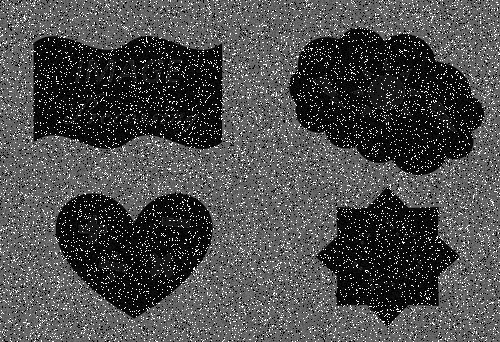
%> input picture image processing HW/problem3.bmp, 500 x 342 px
$ octave HW133.m   (GNU Octave 9; MATLAB toolbox functions it lacks are replaced by stand-ins)
%> lines starting %> are read from the running program, lines starting %| are printed output that depends on the picture
clear all; clc;%清空%
p=imread('Problem3.bmp');
%> p is the input picture: size 342x500 uint8; min 0, max 255, mean 76
q=imread('Problem3.bmp');
p=im2double(p)*256;
%> p: size 342x500 double
q=double(q);

%--------3X3---------%
[m n]=size(p);
%> m = 342; n = 500
[mm nn]=size(q);
%> mm = 342; nn = 500
aa=3;
bb=3;
aaa=(aa-1)/2;
bbb=(bb-1)/2;
 %--增加上下左右window數--%
row=zeros(aaa,n);
col=zeros(m+2*aaa,bbb);
p=[row;p(1:end,:)];
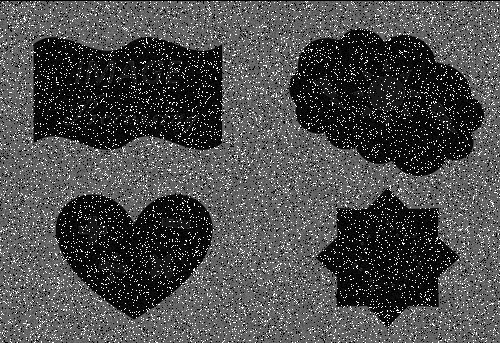
%> p: size 343x500 double; min 0, max 256, mean 76; drawn with min black and max white
p=[p(1:end,:);row];
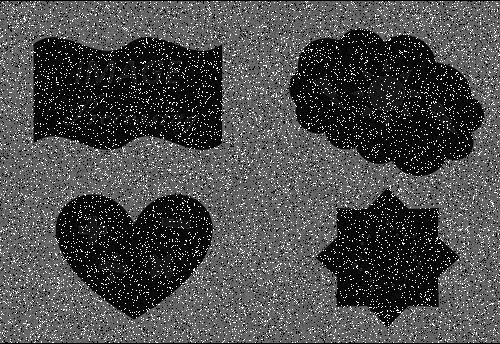
%> p: size 344x500 double; min 0, max 256, mean 75.8; drawn with min black and max white
p=[col,p(:,1:end),col];
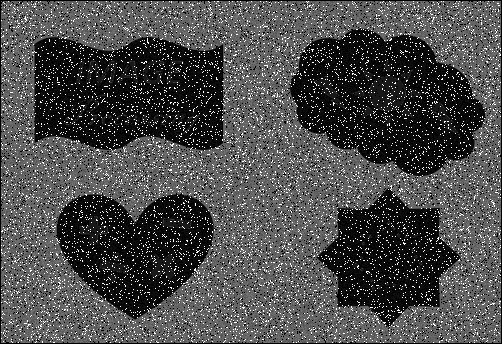
%> p: size 344x502 double; min 0, max 256, mean 75.5; drawn with min black and max white
[m n]=size(p);
%> m = 344; n = 502
%------------------%
mg=sum(sum(q))/(mm*nn);                  %整體平均值
%> mg = 75.97
%og=(sum(sum((q-mg).^2))/(mm*nn))^0.5   %整體標準差
og=std(q(:));
%> og = 67.29
E=6.0;
k0=4.75;   %0.6 0.15 0.7
k1=0.15;
k2=10;
k6=0;
for a=1+aaa:m-aaa
    for b=1+bbb:n-bbb
        idx=find(p(a-aaa:a+aaa,b-bbb:b+bbb)~=0);
        if (a-aaa)>aaa && (b-bbb)>bbb && (a+aaa)<(m-aaa) && (b+bbb)<(n-bbb)
            all=aa*bb;
        else
            all=numel(idx);
        end
        %---測試----%
        if(a==98)&&(b==383)
            ml=sum(sum(p(a-aaa:a+aaa,b-bbb:b+bbb)))/all            %局部平均值
            ol=(sum(sum((p(a-aaa:a+aaa,b-bbb:b+bbb)-ml).^2))/(all-1))^0.5 %局部標準差
            ol/og
        end
        %---測試----%
        ml=sum(sum(p(a-aaa:a+aaa,b-bbb:b+bbb)))/all;            %局部平均值
        ol=(sum(sum((p(a-aaa:a+aaa,b-bbb:b+bbb)-ml).^2))/(all-1))^0.5; %局部標準差
               if (ml<=k0*mg)&(k1*og<=ol)&(ol<=k2*og)
                   k6=k6+1;
                   p(a,b)=E*p(a,b);
               end
    end
end
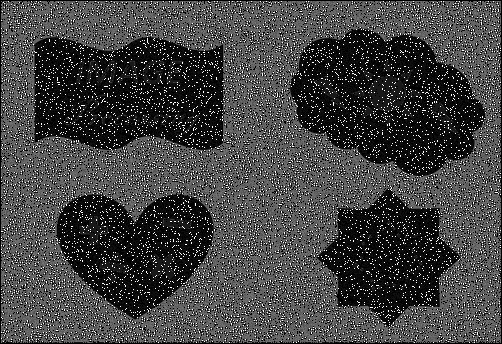
%> p: size 344x502 double; min 0, max 1536, mean 401.9; drawn with min black and max white
%> after the loop, all = 4; k6 = 153320
tran=uint8(p(1+aaa:(m-aaa),1+bbb:(n-bbb)));
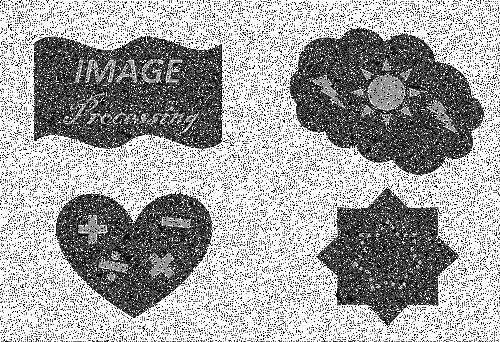
%> tran: size 342x500 uint8; min 0, max 255, mean 164.6
imtool(tran)

$ run again, with image processing HW/problem1.bmp copied over image processing HW/problem3.bmp
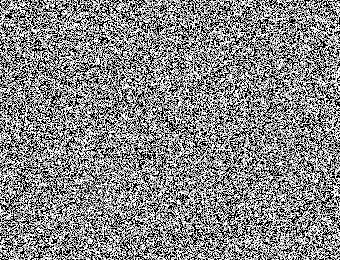
%> input picture image processing HW/problem1.bmp, 340 x 260 px
%> p is the input picture: size 260x340 uint8; min 0, max 255, mean 135.5
%> mg = 135.5
%> og = 102.7
%> after the loop `for a=1+aaa:m-aaa`:
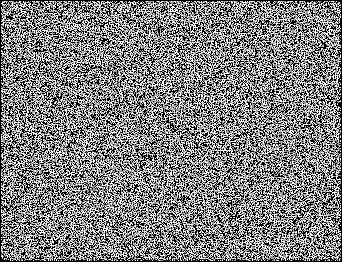
%> p: size 262x342 double; min 0, max 1536, mean 770.8; drawn with min black and max white
%> after the loop `for a=1+aaa:m-aaa`: all = 3; k6 = 84098
%> `tran=uint8(p(1+aaa:(m-aaa),1+bbb:(n-bbb)));`:
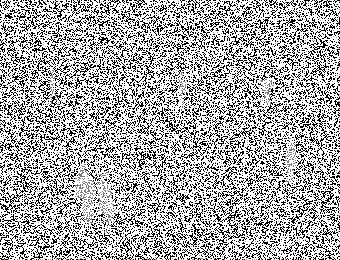
%> tran: size 260x340 uint8; min 0, max 255, mean 169.8
